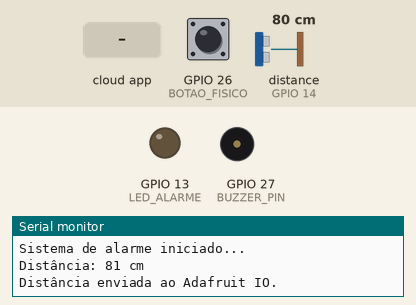
This program was run on a simulated ESP32. Shown: output pins drawn as LEDs (lit = HIGH), buzzer (waves = sounding, pin HIGH), the last lines printed to the serial monitor. Inputs (shaded band) come from the test bench; at power-on: GPIO 26 (BOTAO_FISICO) HIGH, distance to the obstacle (sensor on GPIO 14) 80 cm. The echo pulse lasts 58.3 µs per cm.

Above: at 4.7 s.
4.8 s: GPIO 26 (BOTAO_FISICO) pulled LOW for 0.15 s
6.4 s: distance to the obstacle (sensor on GPIO 14) set to 16 cm
9.8 s: distance to the obstacle (sensor on GPIO 14) set to 13 cm
At 12.3 s:
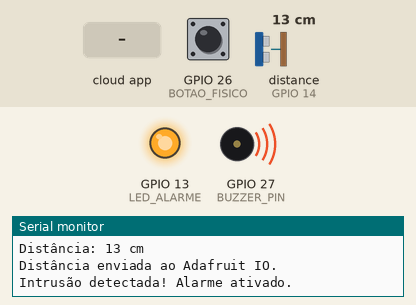
12.6 s: the phone or cloud app sets botao to true
14.1 s: GPIO 26 (BOTAO_FISICO) pulled LOW for 1 s
At 15.3 s:
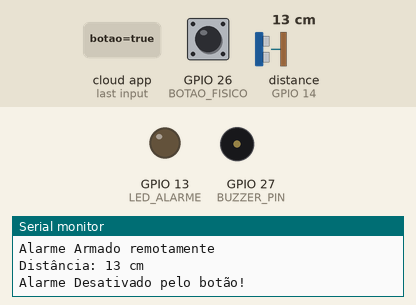
17.6 s: GPIO 26 (BOTAO_FISICO) pulled LOW for 3.2 s
At 19.5 s:
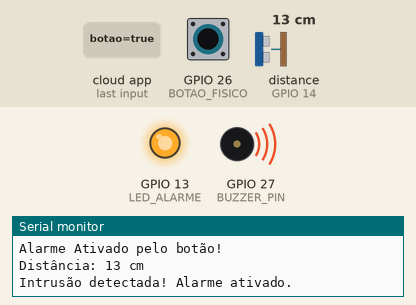
Timing chart, 0 to 21.0 s (numbered marks = the images above; inputs shaded):
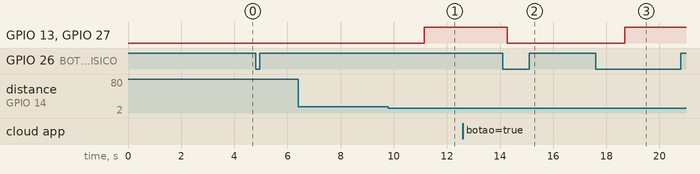

The program:

main.cpp
```cpp
#include <Arduino.h>
#include "AdafruitIO_WiFi.h"
#include <NewPing.h>
#include "secrets.h"

// =========================
// DEFINIÇÃO DOS PINOS
// =========================
const int LED_ALARME   = 13;
const int BUZZER_PIN   = 27;
const int BOTAO_FISICO = 26;

// Pinos do sensor ultrassônico
const int TRIG_PIN = 12;
const int ECHO_PIN = 14;

// =========================
// CONFIGURAÇÃO DO SENSOR
// =========================
const int MAX_DISTANCE = 100; // Distância máxima do sensor (cm)

// Limite de distância para intrusão (variável configurável via Adafruit IO)
int limiteDistancia = 15;

// Controle da última distância publicada
int distanciaAnterior = -1;

NewPing sonar(TRIG_PIN, ECHO_PIN, MAX_DISTANCE);

// =========================
// CONFIGURAÇÃO DO ADAFRUIT IO
// =========================
AdafruitIO_WiFi io(
    IO_USERNAME,
    IO_KEY,
    WIFI_SSID,
    WIFI_PASS
);

// Feeds do Adafruit IO
// (Caso seu feed no Adafruit IO seja "botaoalarme", altere "botao" para "botaoalarme")
AdafruitIO_Feed *feedBotaoAlarme = io.feed("botao");
AdafruitIO_Feed *feedBotao       = feedBotaoAlarme; // Permite usar tanto feedBotao quanto feedBotaoAlarme
AdafruitIO_Feed *feedDistancia   = io.feed("distanciaultrassom");
AdafruitIO_Feed *feedLimite      = io.feed("limitealarme");
AdafruitIO_Feed *feedIntrusao    = io.feed("intrusao");

// =========================
// VARIÁVEIS DE ESTADO
// =========================
bool alarmeAtivo = false;
bool intrusaoAnterior = false;

unsigned long ultimaLeituraSensor = 0;
const unsigned long INTERVALO_SENSOR = 2500; // Intervalo de leitura do sensor (ms)

// Variáveis do botão (Debounce)
byte ultimaLeituraBotao = HIGH;
byte estadobotaoestavel = HIGH;
unsigned long ultimamudancabotao = 0;
const unsigned long TEMPO_DEBOUNCE = 50;

// =========================
// PROTÓTIPOS DAS FUNÇÕES
// =========================
void handleAlarme(AdafruitIO_Data *data);
void handleLimite(AdafruitIO_Data *data);
void verificarbotao();
void verificaSensor();
void ativarAlerta();
void desligarAlerta();

// =========================
// SETUP
// =========================
void setup()
{
  Serial.begin(115200);

  pinMode(LED_ALARME, OUTPUT);
  digitalWrite(LED_ALARME, LOW);

  pinMode(BUZZER_PIN, OUTPUT);
  digitalWrite(BUZZER_PIN, LOW);

  pinMode(BOTAO_FISICO, INPUT_PULLUP);

  // Registro das callbacks do Adafruit IO
  feedBotaoAlarme->onMessage(handleAlarme);
  feedLimite->onMessage(handleLimite);

  Serial.println();
  Serial.println("Iniciando a ESP...");

  // Conexão com o Adafruit IO
  io.connect();

  while (io.status() < AIO_CONNECTED)
  {
    Serial.print(".");
    delay(500);
  }

  Serial.println();
  Serial.println(io.statusText());
  Serial.println("Adafruit IO Conectado!");

  // Solicita os últimos valores salvos nos feeds
  feedBotaoAlarme->get();
  feedLimite->get();

  Serial.println("Sistema de alarme iniciado...");
  delay(2000);
}

// =========================
// LOOP
// =========================
void loop()
{
  io.run();

  verificarbotao();
  verificaSensor();
}

// =========================
// CALLBACK: CONTROLE DO ALARME REMOTO
// =========================
void handleAlarme(AdafruitIO_Data *data)
{
  String valor = data->toString();
  valor.trim();
  valor.toLowerCase();

  if (valor == "true" || valor == "1" || valor == "on")
  {
    Serial.println("Alarme Armado remotamente");
    alarmeAtivo = true;
  }
  else if (valor == "false" || valor == "0" || valor == "off")
  {
    Serial.println("Alarme Desarmado remotamente");
    alarmeAtivo = false;
    desligarAlerta();
  }
  else
  {
    Serial.print("Informação inválida do FEED: ");
    Serial.println(valor);
  }
}

// =========================
// CALLBACK: RECEBER NOVO LIMITE
// =========================
void handleLimite(AdafruitIO_Data *data)
{
  int novoLimite = data->toInt();

  // Aceita somente valores dentro de uma faixa válida
  if (novoLimite >= 5 && novoLimite <= 100)
  {
    limiteDistancia = novoLimite;

    Serial.print("Novo limite: ");
    Serial.print(limiteDistancia);
    Serial.println(" cm");
  }
}

// =========================
// VERIFICA BOTÃO FÍSICO (DEBOUNCE)
// =========================
void verificarbotao()
{
  int leituraatual = digitalRead(BOTAO_FISICO);

  if (leituraatual != ultimaLeituraBotao)
  {
    ultimamudancabotao = millis();
    ultimaLeituraBotao = leituraatual;
  }

  if (millis() - ultimamudancabotao > TEMPO_DEBOUNCE)
  {
    if (leituraatual != estadobotaoestavel)
    {
      estadobotaoestavel = leituraatual;

      // Botão pressionado (INPUT_PULLUP -> nível LOW)
      if (estadobotaoestavel == LOW)
      {
        alarmeAtivo = !alarmeAtivo;
        feedBotaoAlarme->save(String(alarmeAtivo ? "true" : "false"));

        Serial.println(alarmeAtivo ? "Alarme Ativado pelo botão!" : "Alarme Desativado pelo botão!");

        if (!alarmeAtivo)
        {
          desligarAlerta();
        }
      }
    }
  }
}

// =========================
// LEITURA DO SENSOR E INTRUSÃO
// =========================
void verificaSensor()
{
  if (millis() - ultimaLeituraSensor < INTERVALO_SENSOR)
  {
    return;
  }

  ultimaLeituraSensor = millis();

  unsigned int distancia = sonar.ping_cm();
  Serial.print("Distância: ");
  Serial.print(distancia);
  Serial.println(" cm");

  // Publica a distância quando houver alteração
  if (distancia > 0 && distancia != distanciaAnterior)
  {
    feedDistancia->save(distancia);
    distanciaAnterior = distancia;
    Serial.println("Distância enviada ao Adafruit IO.");
  }

  // Regra de intrusão utilizando o limite dinâmico
  bool intrusao = alarmeAtivo && distancia > 0 && distancia < limiteDistancia;

  // Publica no Adafruit IO apenas quando o estado mudar
  if (intrusao != intrusaoAnterior)
  {
    feedIntrusao->save(String(intrusao ? "true" : "false"));
    intrusaoAnterior = intrusao;

    if (intrusao)
    {
      Serial.println("Intrusão detectada! Alarme ativado.");
    }
    else
    {
      Serial.println("Ambiente seguro.");
    }
  }

  // Acionamento físico (LED e Buzzer)
  if (intrusao)
  {
    ativarAlerta();
  }
  else
  {
    desligarAlerta();
  }
}

// =========================
// ATUADORES (LED E BUZZER)
// =========================
void ativarAlerta()
{
  digitalWrite(LED_ALARME, HIGH);
  digitalWrite(BUZZER_PIN, HIGH);
}

void desligarAlerta()
{
  digitalWrite(LED_ALARME, LOW);
  digitalWrite(BUZZER_PIN, LOW);
}
```

secrets.h
```cpp
#pragma once

// --------------------------------------------------
// CREDENCIAIS ADAFRUIT IO
// --------------------------------------------------

#define IO_USERNAME "Rafaelzz"

#define IO_KEY "aio_rXtn76QnG6V7ZI2gtbH7tCPKNcgr"


// --------------------------------------------------
// CREDENCIAIS DA REDE WI-FI
// --------------------------------------------------

#define WIFI_SSID "iPhoneR"

#define WIFI_PASS "lauret123"
```

Measured:
- the behaviour switches between 15 and 14 cm on distance to the obstacle (sensor on GPIO 14) (found by bisection; images 0 and 1)
- after the input at 9.8 s, GPIO 13 (LED_ALARME), GPIO 27 (BUZZER_PIN): LOW → HIGH after 1.4 s
- after the input at 14.1 s, GPIO 13 (LED_ALARME), GPIO 27 (BUZZER_PIN): HIGH → LOW after 0.17 s
- after the input at 17.6 s, GPIO 13 (LED_ALARME), GPIO 27 (BUZZER_PIN): LOW → HIGH after 1.1 s
